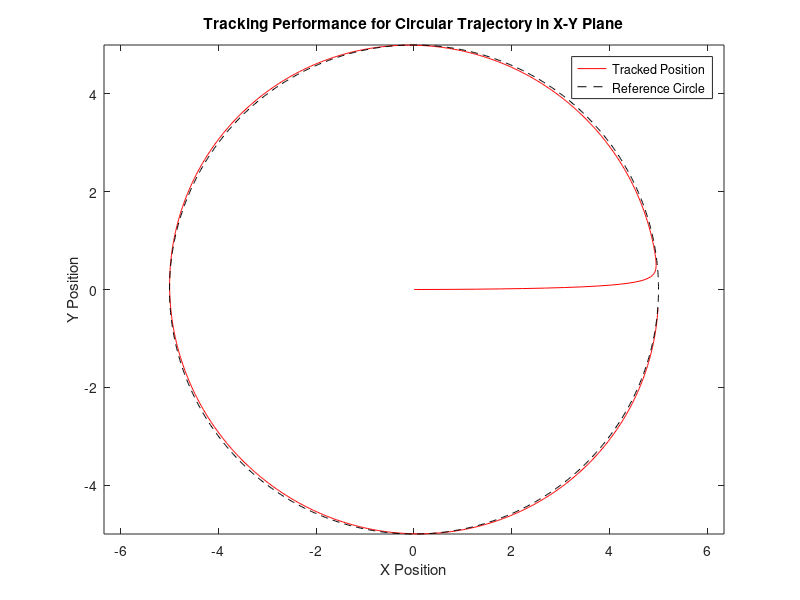

Recreate this plot in MATLAB.
clc;
clear;

% Constants
g = 9.8;
Iy = 0.87; % Moment of inertia around y-axis
Ix = 0.87; % Moment of inertia around x-axis (assuming symmetry for simplicity)

% State-space matrices for the extended 8-state model
a = [0, 1, 0, 0, 0, 0, 0, 0; 
     0, 0, -g, 0, 0, 0, 0, 0; 
     0, 0, 0, 1, 0, 0, 0, 0;
     0, 0, 0, 0, 0, 0, 0, 0;
     0, 0, 0, 0, 0, 1, 0, 0; 
     0, 0, 0, 0, 0, 0, -g, 0; 
     0, 0, 0, 0, 0, 0, 0, 1; 
     0, 0, 0, 0, 0, 0, 0, 0];

b = [0, 0;
     0, 0;
     0, 0;
     1/Iy, 0;
     0, 0;
     0, 0;
     0, 0;
     0, 1/Ix];

% Output matrix to track X and Y positions
c = [1, 0, 0, 0, 0, 0, 0, 0; 
     0, 0, 0, 0, 1, 0, 0, 0];
d = zeros(2, 2);

% Time vector for simulation
t = 0:0.01:10;

% Circular reference trajectory in the X-Y plane
radius = 5;
frequency = 0.1; % Adjust frequency for desired oscillations
x_ref = radius * cos(2 * pi * frequency * t); % Desired x position trajectory
y_ref = radius * sin(2 * pi * frequency * t); % Desired y position trajectory

% Reference trajectory matrix in state form (x, x_dot, theta, theta_dot, y, y_dot, phi, phi_dot)
% Only X and Y are set to track; the rest are zeroed out
ref_matrix = [x_ref', zeros(size(t')), zeros(size(t')), zeros(size(t')), ...
              y_ref', zeros(size(t')), zeros(size(t')), zeros(size(t'))];

% Tracking control gain design
k_tracking = place(a, b, [-30, -35, -45, -40, -30.5, -35.5, -45.5, -40.5]);
l_tracking = place(a', c', [-105, -100, -90, -95, -105.5, -100.5, -90.5, -95.5])';

% Augmented system matrices for tracking controller
at = [a - b * k_tracking, b * k_tracking; zeros(size(a)), a - l_tracking * c];
bt = [b; zeros(size(b))];
ct = [c, zeros(size(c))];
dt = zeros(2, 2);

% Closed-loop system with tracking controller
sys_tracking = ss(at, bt, ct, dt);

% Gain matrix for tracking input reference (computed separately for x and y)
nx = -inv(c(1,:) * inv(a - b * k_tracking) * b(:,1));
ny = -inv(c(2,:) * inv(a - b * k_tracking) * b(:,2));

% Define input reference trajectory for system
u_ref_x = nx * x_ref';
u_ref_y = ny * y_ref';

% Combine x and y references into a single input for the simulation
u_ref = [u_ref_x, u_ref_y];

% Initial conditions for the augmented system
x0 = zeros(16, 1); % Sixteen states: eight for the system and eight for the observer

% Simulate the tracking response
[y_tracking, t_tracking, x_tracking] = lsim(sys_tracking, u_ref, t, x0);

% Plot tracking performance in X-Y plane
figure;
plot(y_tracking(:, 1), y_tracking(:, 2), '-r', 'DisplayName', 'Tracked Position');
hold on;
plot(x_ref, y_ref, '--k', 'DisplayName', 'Reference Circle');
legend;
title('Tracking Performance for Circular Trajectory in X-Y Plane');
xlabel('X Position');
ylabel('Y Position');
axis equal;
hold off;
